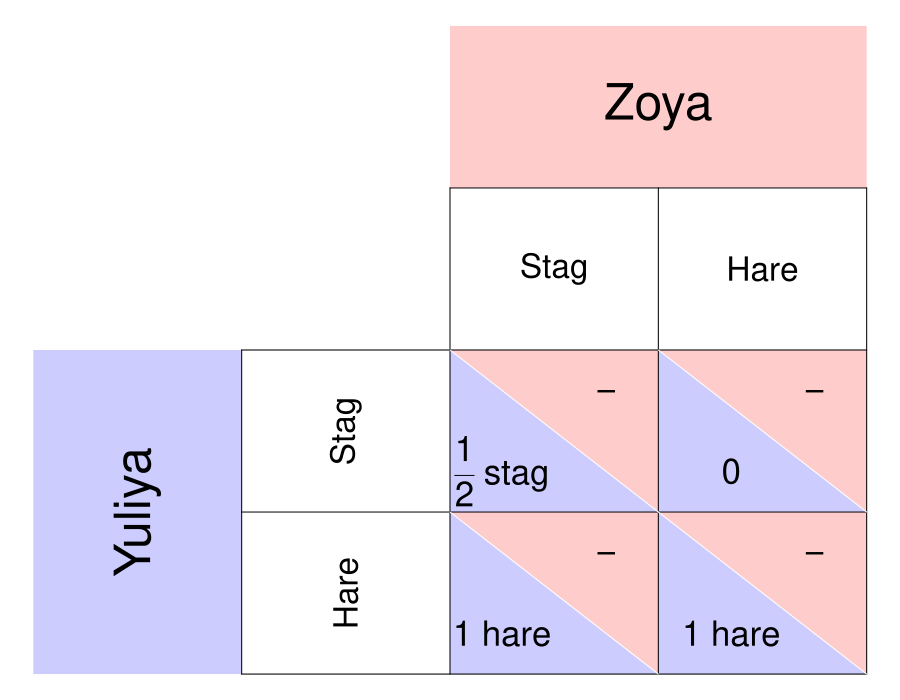

Write R code to recreate this figure.
require(ggplot2)
require(shape)
pdf(file = "society/matrix_stag_hunt.pdf", width = 9, height = 7)

par(mar =  c(0, 0, 0, 0))
xlims <- c(0, 8)
ylims <- c(0, 8)

#TextSizes
PlayerSize <- 3
StratSize <- 2
PayoffSize <- 2.1
p1fadelevel <- 0.2
p2fadelevel <- 0.2

#Payoffs are listed as c("NW", "SW", "NE", "SE")

#Considerations for Player 1
P1Name <- c("Yuliya")
P1Strat <- c("Stag", "Hare")
#P1Strat2 <- c("(Cooperate)", "(Defect)")
P1Payoffs <- c(expression(paste(frac(1,2), " stag")), "1 hare", "0", "1 hare")
P1BR1 <- c("SW") #Must be NW or SW - the BR prints accordingly. 
P1BR2 <- c("SE") #Must be NE or SE - the BR prints accordingly. 
P1bestsize <- 2.5 #Adjusts size of point indicating best response of P1
#NW = (5, 3); SW = (5,1); NE = (7, 3); SE = (7, 1)

#Considerations for Player 2
P2Name <- c("Zoya")
P2Strat <- c("Stag", "Hare")
#P2Strat2 <- c("(P)", "(1-P)")
P2Payoffs <- c("-", "-", "-", "-")
P2BR1 <- c("NE") #Must be NW or SW - the BR prints accordingly. 
P2BR2 <- c("SE") #Must be NE or SE - the BR prints accordingly. 
P2bestsize <- 4 #Adjusts size of circle indicating best response of P1

plot(0, 0, xlim = xlims, ylim = ylims, type = "n",
     xlab = expression(""),
     ylab = expression(""),
     xaxt = "n", 
     yaxt = "n", 
     cex.lab = 2, 
     bty = "n")



#Color and label for Player 1 and their strategies
polygon(c(0,0,2,2,0), c(0,4,4,0,0), col=rgb(0, 0, 1, p1fadelevel), density=NULL, border = NA)
text(1, 2, P1Name[1], srt = 90, cex = PlayerSize)

text(3, 3, P1Strat[1], cex = StratSize, srt = 90)
#text(3.25, 3, P1Strat2[1], cex = StratSize, srt = 90)
text(3, 1, P1Strat[2], cex = StratSize, srt = 90)
#text(3.25, 1, P1Strat2[2], cex = StratSize, srt = 90)


#Color and label for Player 2
polygon(c(4,4,8,8,4), c(8,6,6,8,8), col=rgb(1, 0, 0, p2fadelevel), density=NULL, border = NA)
text(6, 7, P2Name[1], cex = PlayerSize)

text(5, 5, P2Strat[1], cex = StratSize)
#text(5, 4.75, P2Strat2[1], cex = StratSize)
text(7, 5, P2Strat[2], cex = StratSize)
#text(7, 4.75, P2Strat2[2], cex = StratSize)

#NorthWest cell 
#P1
polygon(c(4,4,6,4), c(4,2,2,4), col=rgb(0, 0, 1, p1fadelevel), density=NULL, border = NA)
#P2
polygon(c(4,6,6,4), c(4,4,2,4), col=rgb(1, 0, 0, p2fadelevel), density=NULL, border = NA)

#P1
text(4.5, 2.5, P1Payoffs[1], cex = PayoffSize)
#P2
text(5.5, 3.5, P2Payoffs[1], cex = PayoffSize)

#SouthWest cell  
#P1
polygon(c(4,4,6,4), c(2,0,0,2), col=rgb(0, 0, 1, p1fadelevel), density=NULL, border = NA)
#P2
polygon(c(4,6,6,4), c(2,2,0,2), col=rgb(1, 0, 0, p2fadelevel), density=NULL, border = NA)

#P1
text(4.5, 0.5, P1Payoffs[2], cex = PayoffSize)
#P2
text(5.5, 1.5, P2Payoffs[2], cex = PayoffSize)


#NorthEast cell 
#P1
polygon(c(6,6,8,6), c(4,2,2,4), col=rgb(0, 0, 1, p1fadelevel), density=NULL, border = NA)
#P2
polygon(c(6,8,8,6), c(4,4,2,4), col=rgb(1, 0, 0, p2fadelevel), density=NULL, border = NA)
#P1
text(6.7, 2.5, P1Payoffs[3], cex = PayoffSize)
#P2
text(7.5, 3.5, P2Payoffs[3], cex = PayoffSize)

#SouthEast cell 
#P1
polygon(c(6,6,8,6), c(2,0,0,2), col=rgb(0, 0, 1, p1fadelevel), density=NULL, border = NA)
#P2
polygon(c(6,8,8,6), c(2,2,0,2), col=rgb(1, 0, 0, p2fadelevel), density=NULL, border = NA)
#P1
text(6.7, 0.5, P1Payoffs[4], cex = PayoffSize)
#P2
text(7.5, 1.5, P2Payoffs[4], cex = PayoffSize)


#Lines for the Table
segments(8, 0, 8, 6, lty = 1, col = "black")
segments(4, 6, 8, 6, lty = 1, col = "black")
segments(2, 0, 2, 4, lty = 1, col = "black")
segments(2, 0, 8, 0, lty = 1, col = "black")
segments(2, 4, 8, 4, lty = 1, col = "black")
segments(4, 0, 4, 6, lty = 1, col = "black")
segments(2, 2, 8, 2, lty = 1, col = "black")
segments(6, 0, 6, 6, lty = 1, col = "black")

#Diagonals
#NW
segments(4, 4, 6, 2, lty = 1, col = "white")
#NE
segments(6, 4, 8, 2, lty = 1, col = "white")
#SW
segments(4, 2, 6, 0, lty = 1, col = "white")
#Se
segments(6, 2, 8, 0, lty = 1, col = "white")


# #Best responses 
# #P1 
# if (P1BR1[1] == "NW"){
#   points(5, 3, pch = 16, col = "black", cex = P1bestsize)
# } else{points(5, 1, pch = 16, col = "black", cex = P1bestsize)
# }
# 
# if (P1BR2[1] == "NE"){
#   points(7, 3, pch = 16, col = "black", cex = P1bestsize)
# } else{points(7, 1, pch = 16, col = "black", cex = P1bestsize)
# }
# 
# 
# #P2
# if (P2BR1[1] == "NW"){
#   points(5, 3, pch = 1, col = "black", cex = P2bestsize)
# } else{points(7, 3, pch = 1, col = "black", cex = P2bestsize)
# }
# 
# if (P2BR2[1] == "SW"){
#   points(5, 1, pch = 1, col = "black", cex = P2bestsize)
# } else{points(7, 1, pch = 1, col = "black", cex = P2bestsize)
# }

dev.off()
